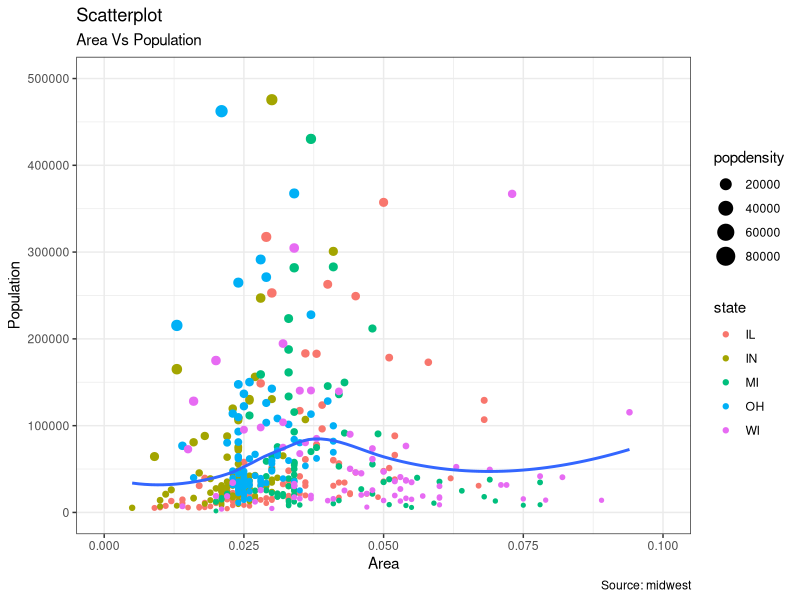
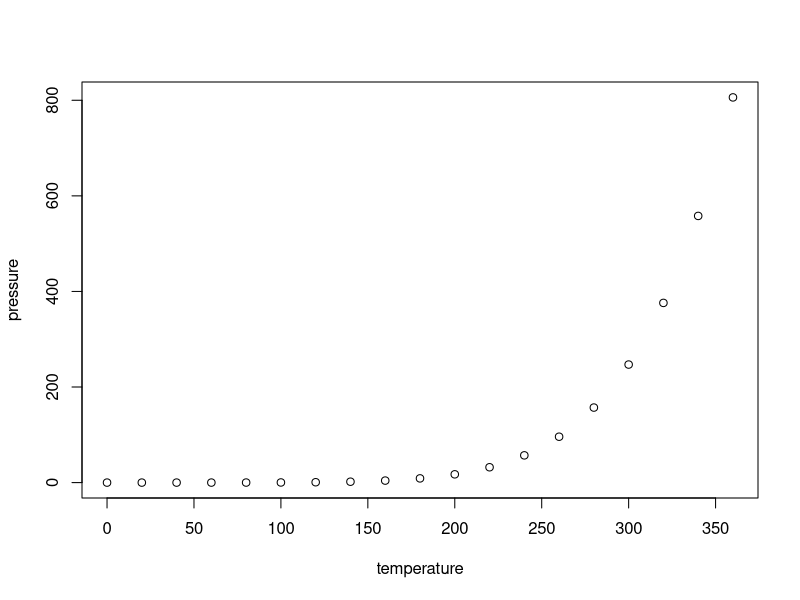

Write R code to recreate these figures, in order.
## ---- chunk 1
knitr::opts_chunk$set(echo = TRUE)
## ---- chunk 2
# install.packages("ggplot2")
# load package and data
options(scipen=999)  # turn-off scientific notation like 1e+48
library(ggplot2)
theme_set(theme_bw())  # pre-set the bw theme.
data("midwest", package = "ggplot2")
# midwest <- read.csv("http://goo.gl/G1K41K")  # bkup data source

# Scatterplot
gg <- ggplot(midwest, aes(x=area, y=poptotal)) + 
  geom_point(aes(col=state, size=popdensity)) + 
  geom_smooth(method="loess", se=F) + 
  xlim(c(0, 0.1)) + 
  ylim(c(0, 500000)) + 
  labs(subtitle="Area Vs Population", 
       y="Population", 
       x="Area", 
       title="Scatterplot", 
       caption = "Source: midwest")

plot(gg)
## ---- chunk 3
plot(pressure)
